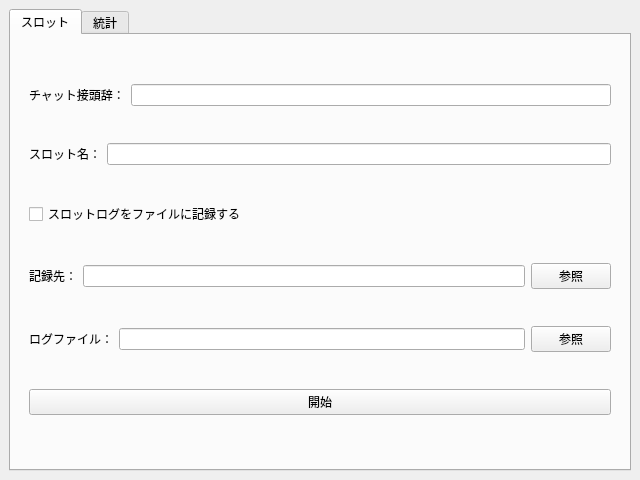
<?xml version="1.0" encoding="UTF-8"?>
<ui version="4.0">
 <class>MainWindow</class>
 <widget class="QMainWindow" name="MainWindow">
  <property name="geometry">
   <rect>
    <x>0</x>
    <y>0</y>
    <width>640</width>
    <height>480</height>
   </rect>
  </property>
  <property name="windowTitle">
   <string>MainWindow</string>
  </property>
  <widget class="QWidget" name="centralwidget">
   <layout class="QVBoxLayout" name="verticalLayout">
    <item>
     <widget class="QTabWidget" name="mainTabWidget">
      <property name="currentIndex">
       <number>0</number>
      </property>
      <widget class="QWidget" name="slotTab">
       <attribute name="title">
        <string>スロット</string>
       </attribute>
       <layout class="QHBoxLayout" name="slotTabLayout">
        <item>
         <widget class="QStackedWidget" name="stackedWidget">
          <property name="currentIndex">
           <number>0</number>
          </property>
          <widget class="QWidget" name="settingWidget">
           <layout class="QVBoxLayout" name="verticalLayout_4">
            <item>
             <layout class="QHBoxLayout" name="horizontalLayout_3">
              <item>
               <widget class="QLabel" name="label_2">
                <property name="text">
                 <string>チャット接頭辞：</string>
                </property>
               </widget>
              </item>
              <item>
               <widget class="QLineEdit" name="chatPrefixEdit"/>
              </item>
             </layout>
            </item>
            <item>
             <layout class="QHBoxLayout" name="horizontalLayout_4">
              <item>
               <widget class="QLabel" name="label_3">
                <property name="text">
                 <string>スロット名：</string>
                </property>
               </widget>
              </item>
              <item>
               <widget class="QLineEdit" name="slotNameEdit"/>
              </item>
             </layout>
            </item>
            <item>
             <layout class="QHBoxLayout" name="horizontalLayout_5">
              <item>
               <widget class="QCheckBox" name="saveLogCheckBox">
                <property name="text">
                 <string>スロットログをファイルに記録する</string>
                </property>
               </widget>
              </item>
             </layout>
            </item>
            <item>
             <layout class="QHBoxLayout" name="horizontalLayout_6">
              <item>
               <widget class="QLabel" name="label_4">
                <property name="text">
                 <string>記録先：</string>
                </property>
               </widget>
              </item>
              <item>
               <widget class="QLineEdit" name="logDirEdit"/>
              </item>
              <item>
               <widget class="QPushButton" name="dirSelectButton">
                <property name="text">
                 <string>参照</string>
                </property>
               </widget>
              </item>
             </layout>
            </item>
            <item>
             <layout class="QHBoxLayout" name="horizontalLayout_2">
              <item>
               <widget class="QLabel" name="label">
                <property name="text">
                 <string>ログファイル：</string>
                </property>
               </widget>
              </item>
              <item>
               <widget class="QLineEdit" name="pathEdit"/>
              </item>
              <item>
               <widget class="QPushButton" name="fileSelectButton">
                <property name="text">
                 <string>参照</string>
                </property>
               </widget>
              </item>
             </layout>
            </item>
            <item>
             <widget class="QPushButton" name="startButton">
              <property name="text">
               <string>開始</string>
              </property>
             </widget>
            </item>
           </layout>
          </widget>
          <widget class="QWidget" name="mainWidget">
           <layout class="QHBoxLayout" name="horizontalLayout">
            <item>
             <layout class="QVBoxLayout" name="verticalLayout_3">
              <item>
               <widget class="QWidget" name="logWidget" native="true">
                <layout class="QVBoxLayout" name="verticalLayout_2">
                 <item>
                  <widget class="QTextEdit" name="textLogView">
                   <property name="readOnly">
                    <bool>true</bool>
                   </property>
                  </widget>
                 </item>
                </layout>
               </widget>
              </item>
              <item>
               <widget class="QPushButton" name="stopButton">
                <property name="text">
                 <string>終了</string>
                </property>
               </widget>
              </item>
             </layout>
            </item>
           </layout>
          </widget>
         </widget>
        </item>
       </layout>
      </widget>
      <widget class="QWidget" name="historyTab">
       <attribute name="title">
        <string>統計</string>
       </attribute>
       <layout class="QVBoxLayout" name="historyLayout">
        <item>
         <layout class="QHBoxLayout" name="horizontalLayout_7">
          <item>
           <widget class="QLabel" name="label_5">
            <property name="text">
             <string>スロット名：</string>
            </property>
           </widget>
          </item>
          <item>
           <widget class="QLineEdit" name="historySlotEdit"/>
          </item>
         </layout>
        </item>
        <item>
         <widget class="QPushButton" name="historyLoadButton">
          <property name="text">
           <string>実行</string>
          </property>
         </widget>
        </item>
       </layout>
      </widget>
     </widget>
    </item>
   </layout>
  </widget>
 </widget>
 <resources/>
 <connections/>
</ui>
